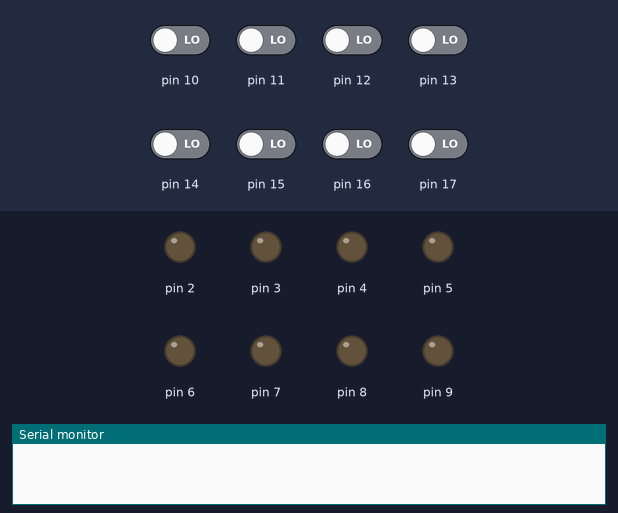
This sketch was run on a simulated Arduino Uno, built with avr-gcc and run on an emulated ATmega328P. On the bench: output pins drawn as LEDs (lit = HIGH), the last lines printed to the serial monitor. The test bench sets the inputs (shaded band); at power-on: pin 10–17 LOW.

Above: at 1.2 s.
1.3 s: pin 10 driven HIGH
At 2.1 s:
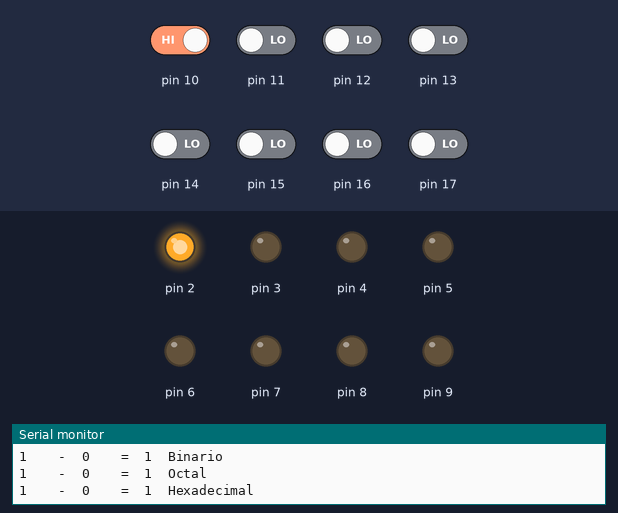
2.8 s: pin 15 driven HIGH
At 3.3 s:
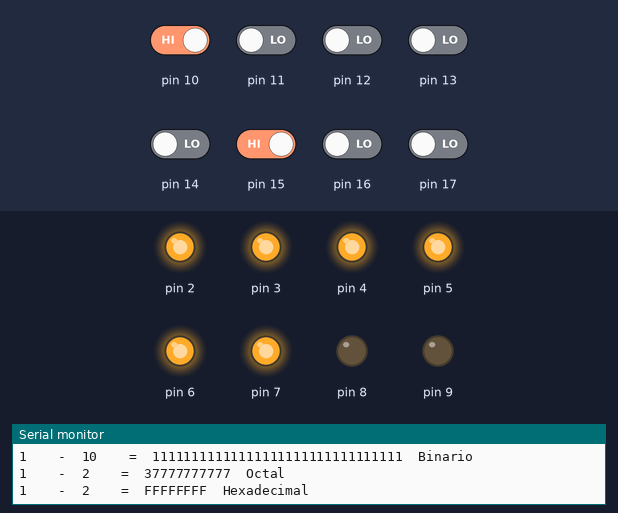
4.3 s: pin 14 driven HIGH
At 5.5 s:
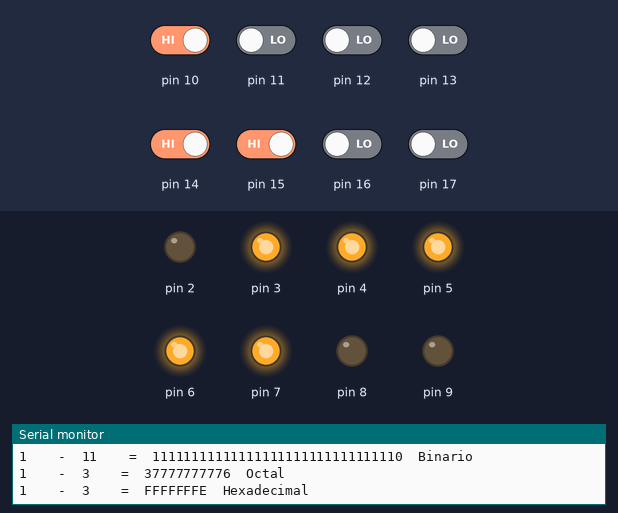
5.8 s: pin 16 driven HIGH
At 6.7 s:
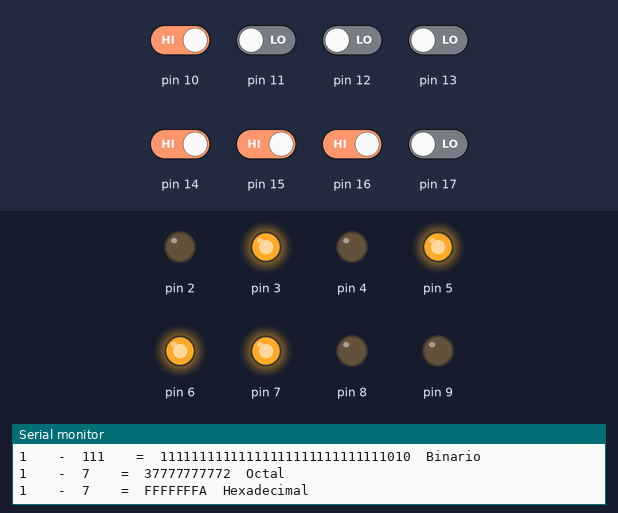
7.3 s: pin 11 driven HIGH
At 7.9 s:
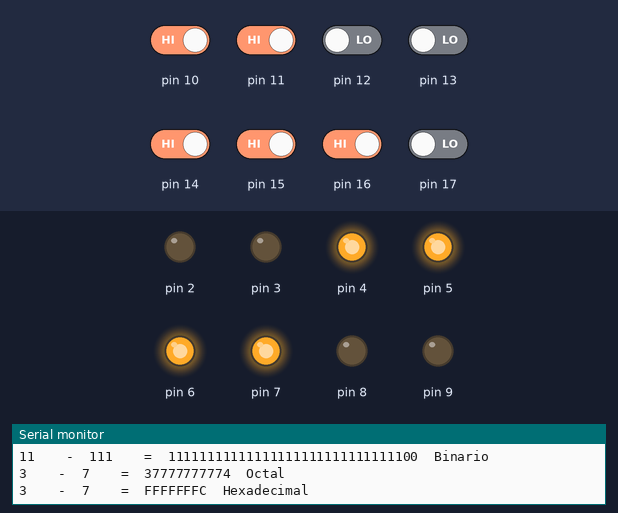
8.8 s: pin 13 driven HIGH
At 10.2 s:
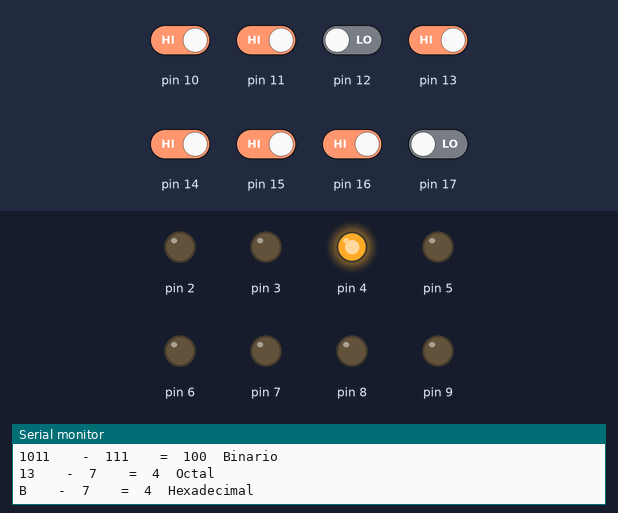
Timing chart, 0 to 11.3 s (numbered marks = the images above; inputs shaded):
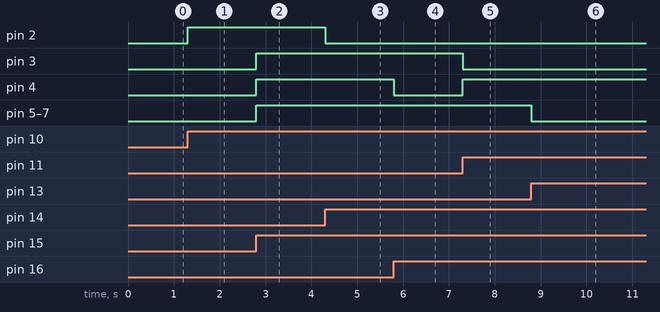

Measured:
- after the input at 1.3 s, pin 2: LOW → HIGH at once
- after the input at 2.8 s, pin 3–7: LOW → HIGH at once
- after the input at 4.3 s, pin 2: HIGH → LOW at once
- after the input at 5.8 s, pin 4: HIGH → LOW at once
- after the input at 7.3 s, pin 3: HIGH → LOW at once; pin 4: LOW → HIGH at once
- after the input at 8.8 s, pin 5–7: HIGH → LOW at once

The sketch:

RestadorBinario.ino
```cpp
/*******************************************************************************
  *  Áster Electrónica
  *  Sumador Binario de 4bits
  *  Abstract: En este ejemplo, se tendran dos números de 4 bits como entrada
  *  a la salida se tendrá un número de 5 bits representado por leds, el
  *  resultado también se puede visualizar desde el monitor serial del IDE.
  *  Creado por Miguel AngelLo.
  *  LinkedIn: @miguelangello21
  *  Conexiones físicas:
  *        Tarjeta UNO | Entradas
  *               5V -> VCC
  *              GND -> GND
  *               A0 <- C0
  *               A1 <- C1
  *               A2 <- C2
  *               A3 <- C3
  *               10 <- B0
  *               11 <- B1
  *               12 <- B2
  *               13 <- B3
  *        Tarjeta UNO | Salidas
  *               5V -> VCC
  *              GND -> GND
  *                2 -> D0
  *                3 -> D1
  *                4 -> D2
  *                5 -> D3
  *                6 -> D4
  *                7 -> D5
  *                8 -> D6
  *                9 -> D7
********************************************************************************/
  //Declaramos tres variables, en este caso las variable serán de tipo char por ser un tipo de dato signado
  char restando1 = 0;
  char restando2 = 0;
  char resultado = 0;
  char comparador= 0;
  char salida= 0;

//void setup es un ciclo que sólo se ejecuta una vez, sirve para ejecutar las configuraciones del microcontrolador al encenderlo
void setup() {
  //Declaramos todo el puerto B y C como entrada
  //Declaramos como entrada PB2,PB3,PB4 y PB5. En este caso PB0 y PB1 serán salidas.
  DDRB = B00000011;
  //Declaramos todo el puerto C como entrada.
  DDRC = B00000000;
  //Declaramos PD2,PD3,PD4,PD5,PD6 y PD7 como entradas SIN modificar el estado de PD0 y PD1.
  DDRD |= B11111100;

  //Iniciamos la comunicación serial
  Serial.begin(9600);


}

//void loop es un ciclo que se va a ejecutar de manera infinita, es un bucle infinito
void loop() {
  //Le asigno a la variable 'restando1' el valor del puertoB recorrido 2 lugares hacia la derecha e "ignoro" los 4 bits más significativos.
  restando1 = (PINB>>2) & B00001111;
  //Le asigno a la variable 'restando2' el valor del puerto C e 'ignoro' los 4 bits más significativos.
  restando2 = PINC & B00001111;
  //Le asigno a la variable 'resultado' el valor de la resta de ambos números
  resultado = restando1-restando2;
  //Le asigno a la variable salida el valor del resultado, pero recorrido dos lugares hacia la izquierda.
  salida = resultado << 2;
  //Si el valor del resultado cambia, quiere decir que hubo un cambio en las entradas
  //entonces la salida cambiará, de no ser así, el resultado se estará imprimiendo para siempre.
  if(resultado != comparador){
    //Asigno al puertoD la salida de la resta
    PORTD = salida;
    //Esta función imprime la operación en la terminal serial
    imprimeResultado();
    //Almaceno en la variable 'comparador' el último resultado para futuras comparaciones.
    comparador=resultado;
  }

}
//Yo hice esta función(:
void imprimeResultado(){
  Serial.print("Restando 1");
  Serial.print("\t-\t");
  Serial.print("Restando 2");
  Serial.print("\t=\t");
  Serial.println("Resultado");

  Serial.print(int(restando1));
  Serial.print("\t\t-\t");
  Serial.print(int(restando2));
  Serial.print("\t\t=\t");
  //Aquí está la magia negra. Convertimos el tipo de dato char a un int, para que el IDE lo reconozca como valor numérico negativo.
  Serial.print(int(resultado));
  Serial.println("\tDecimal");

  Serial.print(restando1,BIN);
  Serial.print("\t\t-\t");
  Serial.print(restando2,BIN);
  Serial.print("\t\t=\t");
  Serial.print(resultado,BIN);
  Serial.println("\tBinario");

  Serial.print(restando1,OCT);
  Serial.print("\t\t-\t");
  Serial.print(restando2,OCT);
  Serial.print("\t\t=\t");
  Serial.print(resultado,OCT);
  Serial.println("\tOctal");

  Serial.print(restando1,HEX);
  Serial.print("\t\t-\t");
  Serial.print(restando2,HEX);
  Serial.print("\t\t=\t");
  Serial.print(resultado,HEX);
  Serial.println("\tHexadecimal");
  }
```
